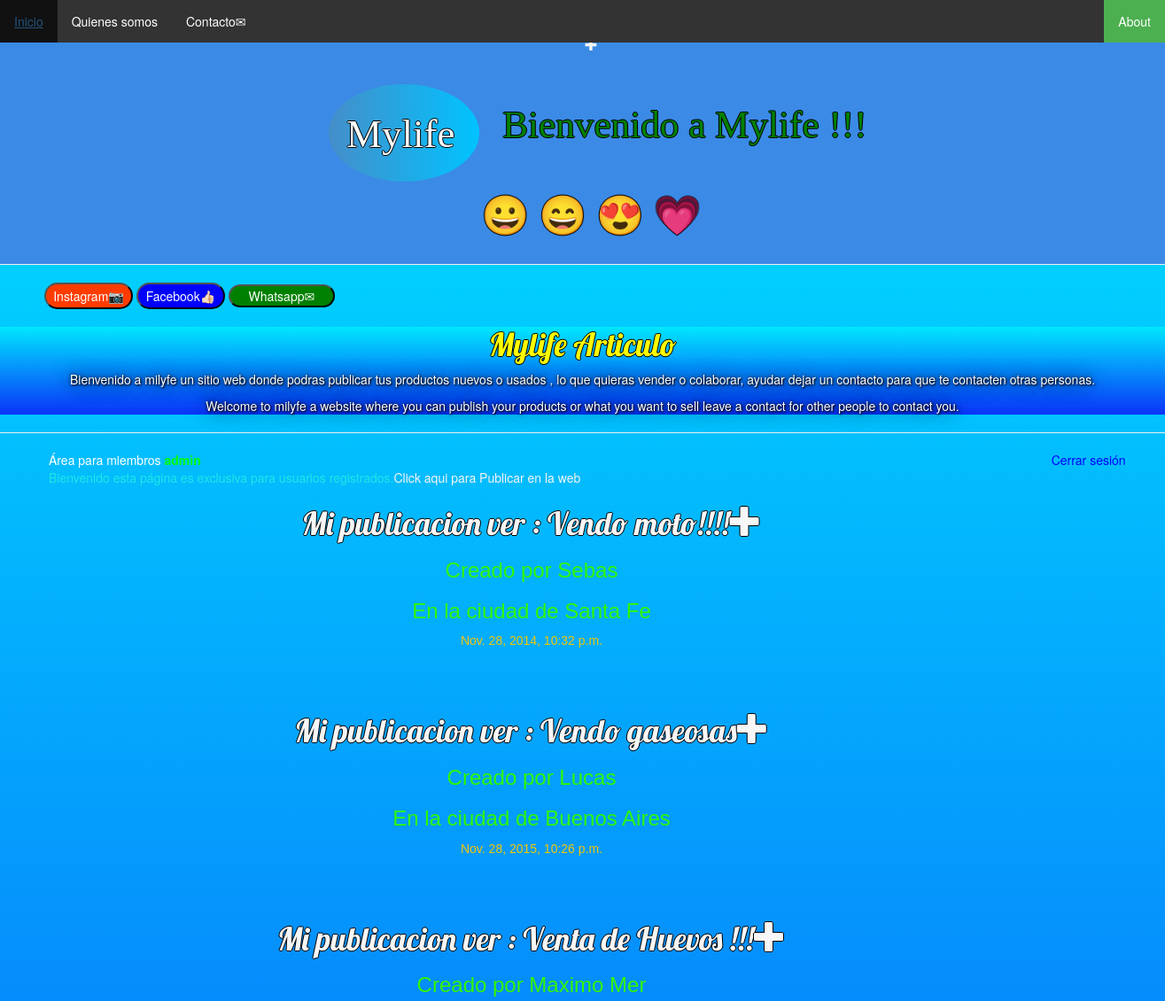
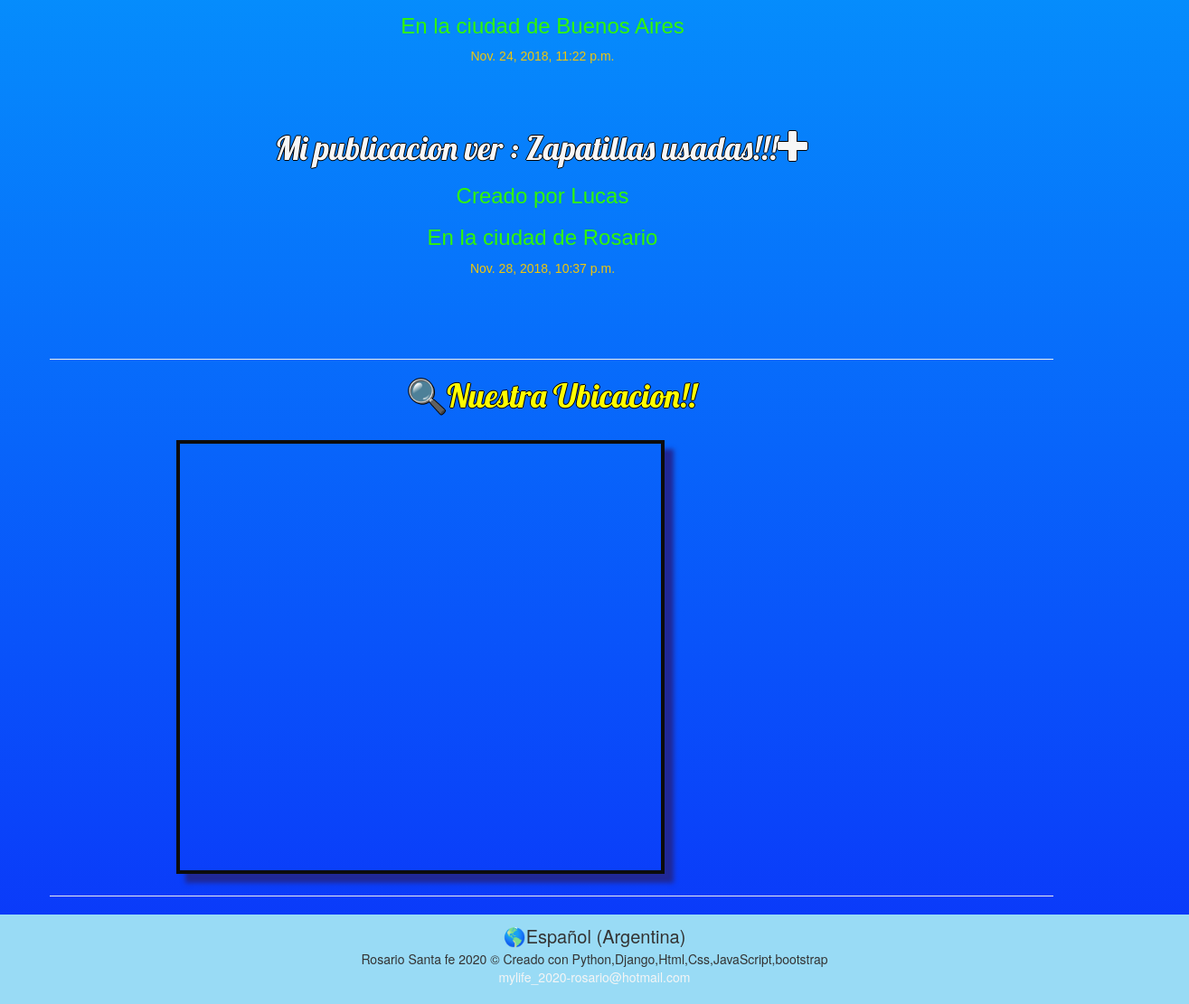
The page /mylife/ (signed in) on the database its author committed (2 pictures, top to bottom).
### mylife/models.py (models this page shows, shortened)
class Publicacion(models.Model):
    persona = models.ForeignKey(Persona, on_delete=models.CASCADE)
    nombre_mio = models.CharField(max_length=10,default='')
    ciudad_mia = models.CharField(max_length=20,default='')
    mi_titulo = models.CharField(max_length=30)
    mi_texto = models.TextField(max_length=1000)
    mi_foto = models.ImageField(upload_to='media', null=True, blank=True)
    fecha_publicacion = models.DateTimeField('published_date')

### mylife/views.py (the view)
# urls.py: path('', views.index),
def index(request):
    posts = Publicacion.objects.filter(fecha_publicacion__lte=timezone.now()).order_by('fecha_publicacion')
    if request.user.is_authenticated:
        return render(request, 'mylife/index.html', {'posts': posts} )
    return redirect("/login")

### mylife/templates/mylife/index.html
{% extends 'mylife/base.html' %}
{% block content %}
<a>Área para miembros</a>
<b>{{request.user.username}}</b><a href="/logout"  id="cerr">Cerrar sesión</a><br/><p id="binn">Bienvenido esta página es exclusiva para usuarios registrados.<a href="http://127.0.0.1:8000/admin">Click aqui para Publicar en la web</a></a></p>
{% for post in posts %}
                {% if user.is_authenticated %}
                    <div class="post">
                        <h1><a href="{% url 'post_detail' pk=post.pk %}">Mi publicacion ver : {{ post.mi_titulo }}<span class="glyphicon glyphicon-plus"></span></a></h1>
                        <h3><p>Creado por  {{ post.nombre_mio }}</p></h3>
                        <h3><p>En la ciudad de   {{ post.ciudad_mia }}</p></h3>
                        <div class="date">
                        <p>{{ post.fecha_publicacion }}</p>
                        </div>
                    </div>
                {% endif %}
                {% endfor %}
{% endblock %}

### mylife/templates/mylife/base.html (shortened to what this page needs)
{% load static %}
<!DOCTYPE HTML>
<html>
<head>
    <link rel="stylesheet" href="https://stackpath.bootstrapcdn.com/bootstrap/4.5.0/css/bootstrap.min.css">
    <link rel="stylesheet" href="//maxcdn.bootstrapcdn.com/bootstrap/3.2.0/css/bootstrap.min.css">
    <link rel="stylesheet" href="//maxcdn.bootstrapcdn.com/bootstrap/3.2.0/css/bootstrap-theme.min.css">
    <link rel="stylesheet" href="{% static 'css/mylife.css' %}">
</head>
<header>
    <div class="page-header">
        {% if user.is_authenticated %}
    <a href="{% url 'post_new' %}" class="top-menu"><span class="glyphicon glyphicon-plus"></span></a>
        {% endif %}
        <h1><a id="p2">
            <svg height="130" width="200">
                <text fill="#ffffff" font-size="45" font-family="Verdana"
                x="35" y="86">Mylife</text>
            </svg>
            Bienvenido a Mylife !!!</p>&#128512; &#128516; &#128525; &#128151;</p></a></h1>
    </div>
    <ul>
        <li><a href="/mylife" onmouseover="mOver3(this)" onmouseout="mOut3(this)">Inicio</a></li>
        <li><a href="/quienessomos" onmouseover="mOver2(this)" onmouseout="mOut2(this)">Quienes somos</a></li>
        <li><a href="/contacto" onmouseover="mOver(this)" onmouseout="mOut(this)">Contacto&#9993;</a></li>
        <li style="float:right"><a class="active" href="/login" onmouseover="mOver4(this)" onmouseout="mOut4(this)">About</a></li>
    </ul>
</header>
<div>
<button class="bt1 btr" onclick="javascript:void(window.open('https://www.instagram.com/mylife_productos/'));" title="Síguenos en Instagram">Instagram&#128247;</button>
<button class="bt2 btb" onclick="javascript:void(window.open('https://www.facebook.com/Mylife_rosario-100941495277251'));" title="Síguenos en facebook">Facebook👍🏻</button>
<button class="bt3 btg" onclick="javascript:void(window.open('https://web.whatsapp.com/'));" title="Síguenos en whatsapp" >Whatsapp&#9993;</button>
<article class="arti">
    <h1>Mylife Articulo</h1>
    <p>Bienvenido a  milyfe un sitio web donde podras publicar tus productos nuevos o usados , lo que quieras vender o colaborar, ayudar
        dejar un contacto para que te contacten otras personas.</p>
    <p>Welcome to milyfe a website where you can publish your products or what you want to sell
        leave a contact for other people to contact you.</p>
</article>
</div>
<hr/>
<body onload="checkCookie()">
    <div class="content container" >
        <div class="row">
            <div class="col-md-8">
                {% block content %}
                {% endblock %}
            </div>
          </div>
            <hr/>
            <h1>&#128269;Nuestra Ubicacion!!</h1><br>
          <div class="movre"><iframe src="https://www.google.com/maps/d/embed?mid=18QVFGM718FWEU2AXLfnC1kn65QcsVw0L" width="540" height="480" left="200px"></iframe></div>
             <hr/>
      </div>
</body>
<footer>
    <span style='font-size:20px;'>&#127758;Español (Argentina)</span>
    <p>Rosario Santa fe 2020  &#169; Creado con Python,Django,Html,Css,JavaScript,bootstrap<br>
    <a href="mailto:mylife_2020-rosario@hotmail.com">mylife_2020-rosario@hotmail.com</a></p>
</footer>
</html>

### mylife/static/css/mylife.css (style rules this page uses)
h1 { text-align: center; color:#5896c0; font-family: 'Lobster'; color: yellow; text-shadow: -1px 0 black, 0 1px black, 1px 0 black, 0 -1px black; }
body { padding-left: 0px; animation-name: mymove; background-color: rgb(153, 219, 245); animation: mymove 5s infinite; background: linear-gradient(to top, #0b33f9, #00e7ff); position: relative; }
.content { margin-left: 40px; position: relative; }
.page-header { background-color: #2b555f; margin-top: 0; text-align: center; padding: 20px 20px 20px 40px; animation-name: mymove2; background-color: rgb(59, 138, 230); animation: mymove2 4s infinite; position: relative; }
.date { color: #f1c70a; }
.post { margin-bottom: 70px; }
.post p { text-align: center; font-family:"Arial Black", Gadget, sans-serif ; }
footer { background-color: rgb(248, 248, 248); text-align: center; padding: 10px; animation-name: mymove3; background-color: rgb(153, 219, 245); animation: mymove3 3s infinite; }
.arti { transition: width 2s, height 4s; color: white; text-shadow: 1px 1px 2px black, 0 0 25px rgb(5, 5, 7), 0 0 5px rgb(0, 0, 0); background-color: rgb(255, 255, 255); text-align: center; animation-name: example; animation-duration: 4s; background: linear-gradient(to top, #0b33f9, #00e7ff); }
ul { list-style-type: none; margin: 0; padding: 0; overflow: hidden; background-color: #333; position: fixed; top: 0; width: 100%; }
li { float: left; }
li a { display: block; color: white; text-align: center; padding: 14px 16px; text-decoration: none; }
.active { background-color: #4CAF50; }
.post { color: #31f700; position: relative; left: 180px; }
.post h1 a { color: #f7f7f7; position: relative; }
.movre { position: relative; left: 140px; }
iframe { border-width: 2px; border-style: inset; border: 4px solid rgb(12, 12, 12); border-image: initial; box-shadow: 10px 10px 5px rgb(32, 40, 150); }
.btr { background-color:rgb(255, 60, 0);color:white; left:50px; position: relative; border-radius: 18px; width: 100px; height: 30px; transition: width 2s, height 4s; }
.btb { background-color:blue;color:white;width:120px; left:50px; position: relative; border-radius: 18px; width: 100px; height: 30px; transition: width 2s, height 4s; }
.btg { background-color:green;color:white;width: 120px; left:50px; position: relative; border-radius: 18px; }
a:not([href]) { color: rgb(255, 255, 255); text-decoration: none; }
b, strong { font-weight: 700; color: rgb(0, 255, 13); }
p#binn { margin: 0 0 10px; color: #20e6e6; }
a#cerr { color:blue; text-decoration: none; position: relative; left: 960px; }
li { float: left; color: beige; }
a { color: #f5f5f5; text-decoration: none; }

### rows shown on the page
Publicacion: mi_titulo "Vendo moto!!!!", nombre_mio "Sebas", ciudad_mia "Santa Fe", fecha_publicacion "Nov. 28, 2014, 10:32 p.m."
Publicacion: mi_titulo "Vendo gaseosas", nombre_mio "Lucas", ciudad_mia "Buenos Aires", fecha_publicacion "Nov. 28, 2015, 10:26 p.m."
Publicacion: mi_titulo "Venta de Huevos !!!", nombre_mio "Maximo Mer", ciudad_mia "Buenos Aires", fecha_publicacion "Nov. 24, 2018, 11:22 p.m."
Publicacion: mi_titulo "Zapatillas usadas!!!", nombre_mio "Lucas", ciudad_mia "Rosario", fecha_publicacion "Nov. 28, 2018, 10:37 p.m."
